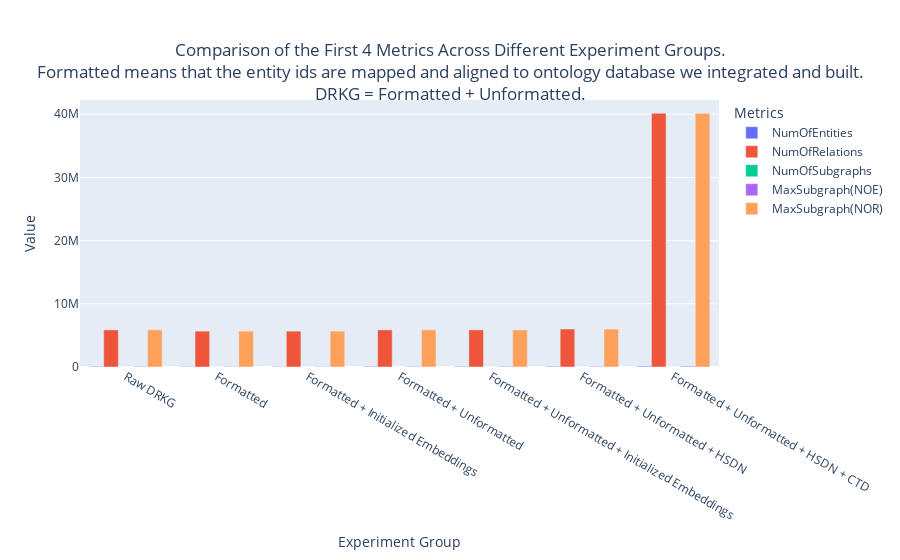

Notebook source saved alongside this figure:
### Code cell
import plotly.graph_objects as go

# Select the first 5 metrics
subset_data = data.set_index("Metrics")

# Remove the 'MR' row
subset_data = (
    subset_data.drop("MRR").drop("MR").drop("Hits@1").drop("Hits@5").drop("Hits@10")
)

# Transpose the data
subset_data = subset_data.T

# Create a figure
fig = go.Figure()

# Add a bar to the figure for each experiment group column
for metric in subset_data.columns:
    fig.add_trace(go.Bar(x=subset_data.index, y=subset_data[metric], name=metric))

# Update the layout for a grouped bar chart
fig.update_layout(
    barmode="group",
    title={
        "text": "Comparison of the First 4 Metrics Across Different Experiment Groups.<br>Formatted means that the entity ids are mapped and aligned to ontology database we integrated and built.<br>DRKG = Formatted + Unformatted.",
        "y": 0.9,
        "x": 0.5,
        "xanchor": "center",
        "yanchor": "top",
    },
    xaxis=dict(title="Experiment Group"),
    yaxis=dict(title="Value"),
    legend_title_text="Metrics",
)

# Show the figure
fig.show()

### Figure 1 — Plotly figure (JSON) as saved in the notebook; plotly's stock layout.template omitted (floating-point values rounded to 4 significant figures)
{"data": [{"name": "NumOfEntities", "type": "bar", "x": ["Raw DRKG", "Formatted", "Formatted + Initialized Embeddings", "Formatted + Unformatted", "Formatted + Unformatted + Initialized Embeddings", "Formatted + Unformatted + HSDN", "Formatted + Unformatted + HSDN + CTD"], "y": [97238, 68789, 68789, 95982, 95982, 97152, 131434]}, {"name": "NumOfRelations", "type": "bar", "x": ["Raw DRKG", "Formatted", "Formatted + Initialized Embeddings", "Formatted + Unformatted", "Formatted + Unformatted + Initialized Embeddings", "Formatted + Unformatted + HSDN", "Formatted + Unformatted + HSDN + CTD"], "y": [5874261, 5678569, 5678569, 5875480, 5875480, 6007140, 40140418]}, {"name": "NumOfSubgraphs", "type": "bar", "x": ["Raw DRKG", "Formatted", "Formatted + Initialized Embeddings", "Formatted + Unformatted", "Formatted + Unformatted + Initialized Embeddings", "Formatted + Unformatted + HSDN", "Formatted + Unformatted + HSDN + CTD"], "y": [303, 75, 75, 302, 302, 296, 289]}, {"name": "MaxSubgraph(NOE)", "type": "bar", "x": ["Raw DRKG", "Formatted", "Formatted + Initialized Embeddings", "Formatted + Unformatted", "Formatted + Unformatted + Initialized Embeddings", "Formatted + Unformatted + HSDN", "Formatted + Unformatted + HSDN + CTD"], "y": [96420, 68638, 68638, 95166, 95166, 96348, 130650]}, {"name": "MaxSubgraph(NOR)", "type": "bar", "x": ["Raw DRKG", "Formatted", "Formatted + Initialized Embeddings", "Formatted + Unformatted", "Formatted + Unformatted + Initialized Embeddings", "Formatted + Unformatted + HSDN", "Formatted + Unformatted + HSDN + CTD"], "y": [5873689, 5678437, 5678437, 5874909, 5874909, 6006575, 40139868]}], "layout": {"barmode": "group", "legend": {"title": {"text": "Metrics"}}, "title": {"text": "Comparison of the First 4 Metrics Across Different Experiment Groups.<br>Formatted means that the entity ids are mapped and aligned to ontology database we integrated and built.<br>DRKG = Formatted + Unformatted.", "x": 0.5, "xanchor": "center", "y": 0.9, "yanchor": "top"}, "xaxis": {"title": {"text": "Experiment Group"}}, "yaxis": {"title": {"text": "Value"}}}}
